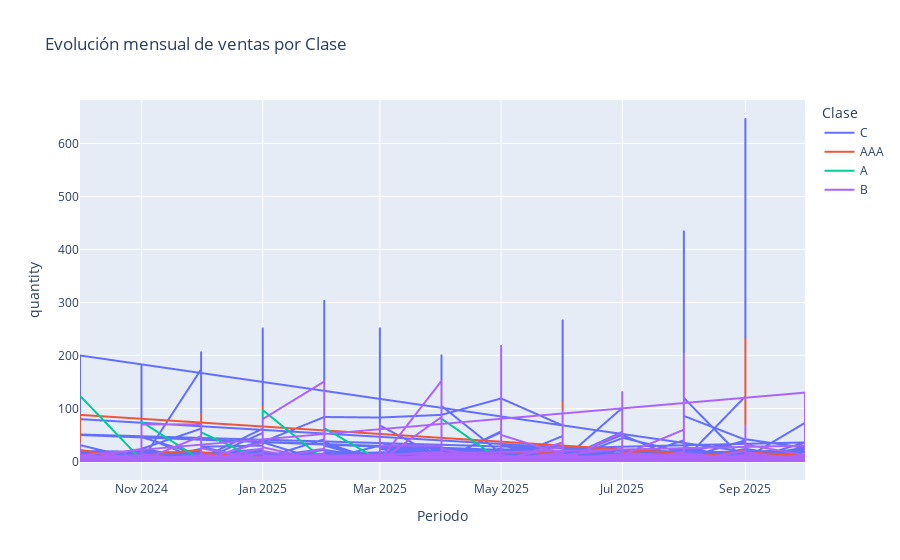

The notebook cell this image was saved under:
### Code cell
import plotly.express as px

fig = px.line(
    df_resumen_dia,
    x="Periodo", y="quantity",
    color="Clase",
    title="Evolución mensual de ventas por Clase"
)
fig.show()

### Figure 1 — Plotly figure (JSON) as saved in the notebook; plotly's stock layout.template omitted (floating-point values rounded to 4 significant figures; data arrays with more than 128 entries replaced by an {"elided": "..."} marker saying what was removed)
{"data": [{"hovertemplate": "Clase=C<br>Periodo=%{x}<br>quantity=%{y}<extra></extra>", "legendgroup": "C", "line": {"color": "#636efa", "dash": "solid"}, "marker": {"symbol": "circle"}, "mode": "lines", "name": "C", "showlegend": true, "type": "scattergl", "x": {"elided": "8165 str values"}, "xaxis": "x", "y": {"elided": "8165 float values"}, "yaxis": "y"}, {"hovertemplate": "Clase=AAA<br>Periodo=%{x}<br>quantity=%{y}<extra></extra>", "legendgroup": "AAA", "line": {"color": "#EF553B", "dash": "solid"}, "marker": {"symbol": "circle"}, "mode": "lines", "name": "AAA", "showlegend": true, "type": "scattergl", "x": {"elided": "413 str values"}, "xaxis": "x", "y": {"elided": "413 float values"}, "yaxis": "y"}, {"hovertemplate": "Clase=A<br>Periodo=%{x}<br>quantity=%{y}<extra></extra>", "legendgroup": "A", "line": {"color": "#00cc96", "dash": "solid"}, "marker": {"symbol": "circle"}, "mode": "lines", "name": "A", "showlegend": true, "type": "scattergl", "x": ["2024-10-01T00:00:00.000000000", "2024-11-01T00:00:00.000000000", "2024-11-01T00:00:00.000000000", "2024-12-01T00:00:00.000000000", "2024-12-01T00:00:00.000000000", "2025-01-01T00:00:00.000000000", "2025-01-01T00:00:00.000000000", "2025-02-01T00:00:00.000000000", "2025-02-01T00:00:00.000000000", "2025-03-01T00:00:00.000000000", "2025-04-01T00:00:00.000000000", "2025-04-01T00:00:00.000000000", "2025-04-01T00:00:00.000000000", "2025-04-01T00:00:00.000000000", "2025-05-01T00:00:00.000000000"], "xaxis": "x", "y": [124.0, 3.0, 75.0, 3.0, 55.0, 1.0, 97.0, 3.0, 63.0, 2.0, 1.0, 82.0, 60.0, 81.0, 2.0], "yaxis": "y"}, {"hovertemplate": "Clase=B<br>Periodo=%{x}<br>quantity=%{y}<extra></extra>", "legendgroup": "B", "line": {"color": "#ab63fa", "dash": "solid"}, "marker": {"symbol": "circle"}, "mode": "lines", "name": "B", "showlegend": true, "type": "scattergl", "x": {"elided": "2055 str values"}, "xaxis": "x", "y": {"elided": "2055 float values"}, "yaxis": "y"}], "layout": {"legend": {"title": {"text": "Clase"}, "tracegroupgap": 0}, "title": {"text": "Evolución mensual de ventas por Clase"}, "xaxis": {"anchor": "y", "domain": [0, 1], "title": {"text": "Periodo"}}, "yaxis": {"anchor": "x", "domain": [0, 1], "title": {"text": "quantity"}}}}
